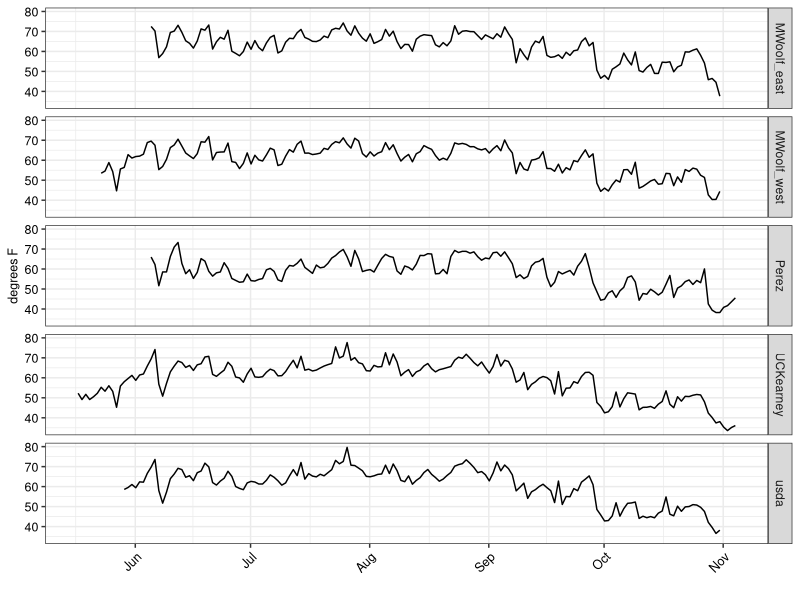
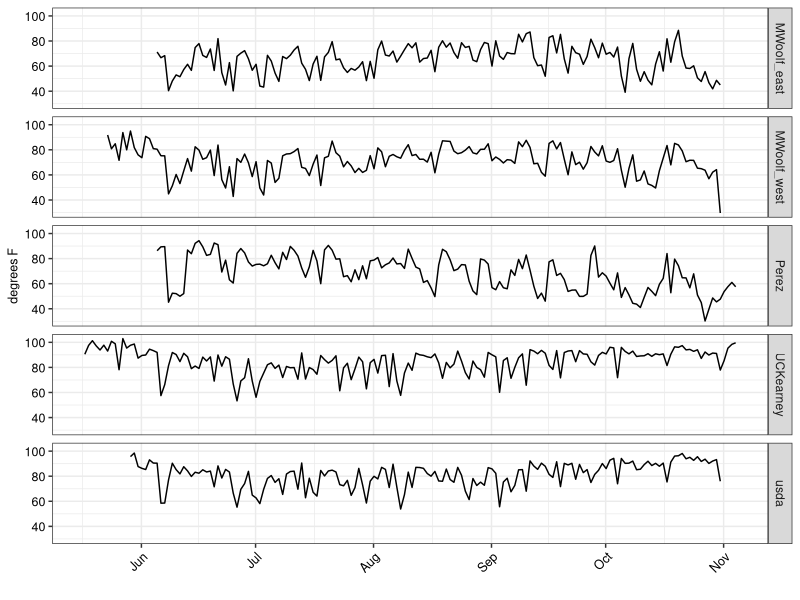
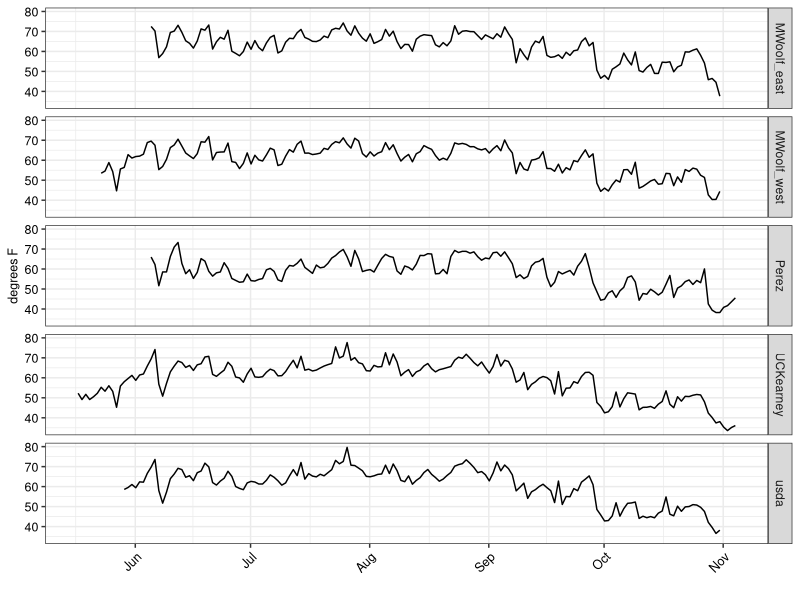
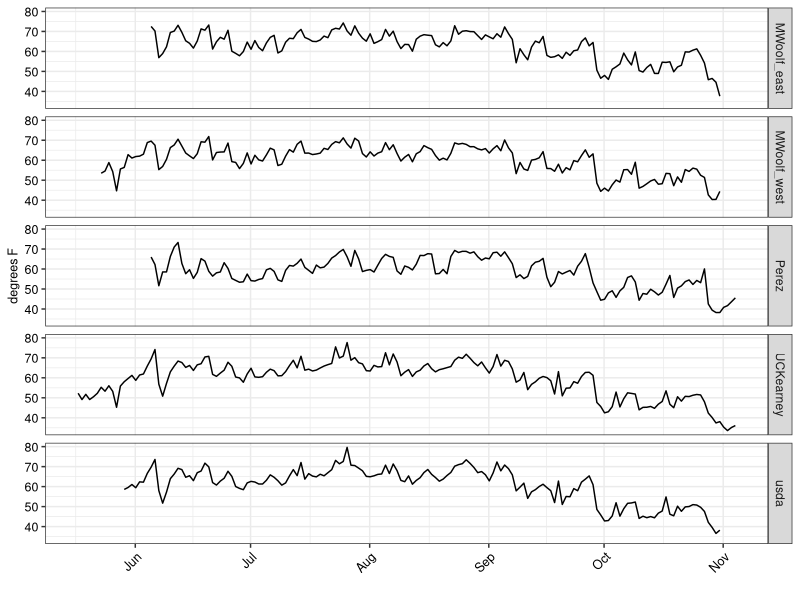

Source code (R) for these figures, in order:
#============================================================================
# script2_y19_temperature_data.R
#
# Summarize temperature data from the 5 stations as preparation to 
# association of count and temperature data
#
# PARTS
#  1. Read in data and recode for useful time values (line 17)
#       Not dealt with in useful manner until later script
#  2. Summarize data with tables and graphs (line 55)
#       Create daily profiles by site
#
#============================================================================

library(tidyverse) # Preferred dialect of R
library(lubridate) # Work with Dates
library(timechange)

#-- 1. Read in 2019 data --------------------------------------------------

alltemps19 <- read_csv("./data/trapview_temps_degf_y19.csv")
alltemps19
# A tibble: 18,969 x 6
#   site      Date_time           degf_avg degf_lo degf_hi rh_avg
#   <chr>     <dttm>                 <dbl>   <dbl>   <dbl>  <dbl>
# 1 UCKearney 2019-05-16 17:00:00     56.1    55.4    56.8   83.0
# 2 UCKearney 2019-05-16 18:00:00     57.5    56.1    58.6   81.7
# 3 UCKearney 2019-05-16 19:00:00     55.0    53.8    56.8   90.4

### Set local time zone
localtz <- "America/Los_Angeles"
alltemps19$Date_time <- time_force_tz(alltemps19$Date_time, tz = localtz)

#-- 2. Use plots to summarize -------------------------------------------

### Subset to a single daily observation

### Daily climate at 3AM
three_am_daily19 <- alltemps19 %>% 
  filter(hour(Date_time) == 3)
three_am_daily19
# A tibble: 792 x 6
#   site      Date_time           degf_avg degf_lo degf_hi rh_avg
#   <chr>     <dttm>                 <dbl>   <dbl>   <dbl>  <dbl>
# 1 UCKearney 2019-05-17 03:00:00     52.3    51.6    52.9   90.5
# 2 UCKearney 2019-05-18 03:00:00     49.1    48.6    49.5   97.6

### Temperature at 3AM
p1 <- ggplot(three_am_daily19, aes(x = Date_time, y = degf_avg)) +
  geom_line() + 
  facet_grid(site ~ .) +
  theme_bw() + 
  xlab("") +
  ylab("degrees F") +
  theme(axis.text.x = element_text(color = "black", size = 9, angle = 45, hjust = 1),
        axis.text.y = element_text(color = "black", size = 9),
        axis.title.x = element_text(color = "black", size = 9),
        axis.title.y = element_text(color = "black", size = 9),
        legend.title = element_text(color = "black", size = 14),
        legend.text = element_text(color = "black", size = 14))


p1

ggsave(filename = "Y19_trapview_nightly_degf_yrlong.jpg", p1, path = "./results",
       width = 5.83, height = 5.83, dpi = 300, units = "in", device='jpg')


### relative humidity at 3AM
p2 <- ggplot(three_am_daily19, aes(x = Date_time, y = rh_avg)) +
  geom_line() + 
  facet_grid(site ~ .) +
  theme_bw() + 
  xlab("") +
  ylab("degrees F") +
  theme(axis.text.x = element_text(color = "black", size = 9, angle = 45, hjust = 1),
        axis.text.y = element_text(color = "black", size = 9),
        axis.title.x = element_text(color = "black", size = 9),
        axis.title.y = element_text(color = "black", size = 9),
        legend.title = element_text(color = "black", size = 14),
        legend.text = element_text(color = "black", size = 14))

p2

ggsave(filename = "Y19_trapview_nightly_rh_yrlong.jpg", p1, path = "./results",
       width = 5.83, height = 5.83, dpi = 300, units = "in", device='jpg')



### Get Date value
three_am_daily19 <- three_am_daily19 %>% 
  mutate(caldate = as.Date(Date_time))

#-- Load and merge count data -----------------------------------------------

allsites <- read_csv("./data/allsites_y19.csv")
allsites$datetime <- time_force_tz(allsites$datetime, tz = localtz)
allsites$caldate <- as.Date(allsites$datetime) # Date-only variable

allsites %>% 
  group_by(site,caldate) %>% 
  summarise(NOW = sum(pest_dif, na.rm = TRUE))


